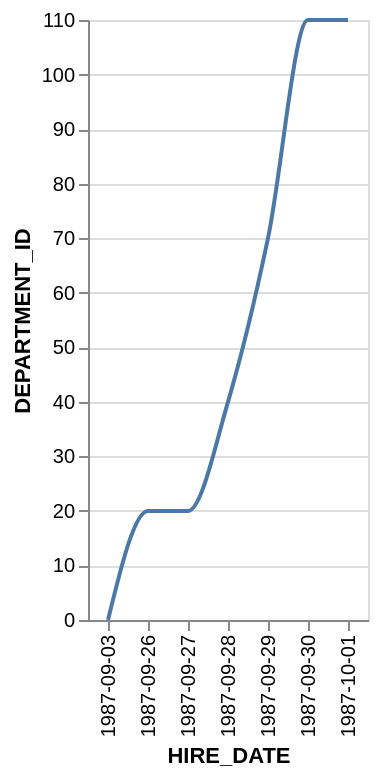

The Vega-Lite source for this figure:
### Vega-Lite specification from a JSON file in a GitHub repository (floating-point values rounded to 4 significant figures)
{"data": {"values": [{"x_data": "1987-09-03", "y_data": 0}, {"x_data": "1987-09-26", "y_data": 20}, {"x_data": "1987-09-27", "y_data": 20}, {"x_data": "1987-09-28", "y_data": 40}, {"x_data": "1987-09-29", "y_data": 70}, {"x_data": "1987-09-30", "y_data": 110}, {"x_data": "1987-10-01", "y_data": 110}]}, "mark": {"type": "line", "interpolate": "monotone"}, "encoding": {"x": {"field": "x_data", "type": "nominal", "title": "HIRE_DATE", "sort": "ascending"}, "y": {"field": "y_data", "type": "quantitative", "title": "DEPARTMENT_ID"}}}
